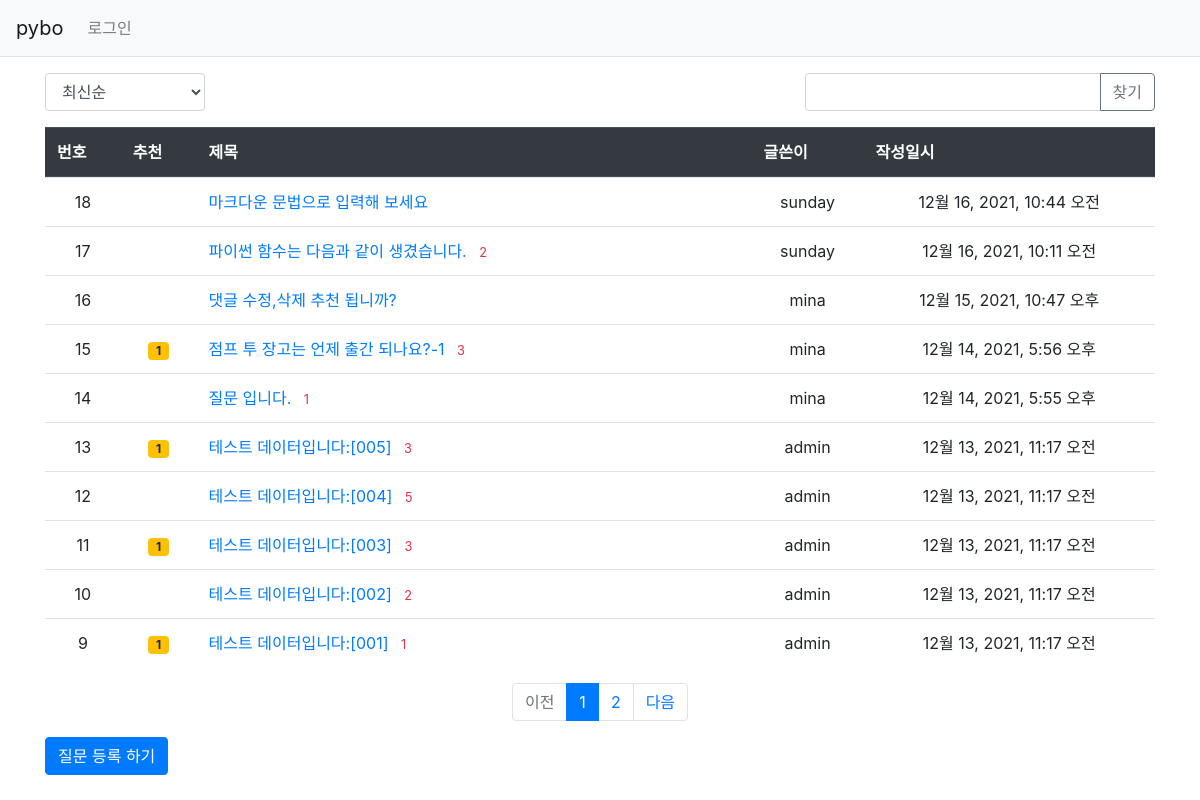
Screenshot of /pybo/ with the database file from the repository.
### pybo/models.py (models this page shows, shortened)
class Question(models.Model):
    subject = models.CharField(max_length=200)
    content = models.TextField()
    author = models.ForeignKey(User, on_delete=models.CASCADE, related_name='author_question')
    create_date = models.DateTimeField()
    modify_date = models.DateTimeField(null=True, blank=True)
    voter = models.ManyToManyField(User, related_name='voter_question')

### pybo/views/base_views.py (the view)
# urls.py: path('', base_views.index, name='index'),
def index(request):
    question_list = Question.objects.order_by('-create_date')
    context = {'question_list': question_list}
    page = request.GET.get('page', '1')
    kw = request.GET.get('kw', '')
    so = request.GET.get('so', 'recent')
    if so == 'recommend':
        question_list = Question.objects.annotate(
          num_voter=Count('voter')).order_by('-num_voter', '-create_date')
    elif so == 'popular':
        question_list = Question.objects.annotate(
          num_answer=Count('answer')).order_by('-num_answer', '-create_date')
    else:
        question_list = Question.objects.order_by('-create_date')
    if kw:
        question_list = question_list.filter(
            Q(subject__icontains=kw) | Q(content__icontains=kw) |
            Q(author__username__icontains=kw) |
            Q(answer__author__username__icontains=kw)
        ).distinct()
    paginator = Paginator(question_list, 10)
    page_obj =paginator.get_page(page)
    context = {'question_list': page_obj, 'page': page, 'kw': kw,'so': so}
    return render(request, 'pybo/question_list.html', context)

### pybo/templatetags/pybo_filter.py (called while the page is built)
@register.filter
def sub(value, arg):
    return value - arg

### templates/pybo/question_list.html (shortened to what this page needs)
{% extends 'base.html' %}
{% load pybo_filter %}
{% block content %}
<div class="container my-3">
    <div class="row justify-content-between my-3">
       <div class="col-2">
            <select class="form-control so">
                <option value="recent" {% if so == 'recent' %}selected{% endif %}>최신순</option>
            </select>
        </div>
        <div class="col-4 input-group">
            <input type="text" class="form-control kw" value="{{ kw|default_if_none:''}}">
            <div class="input-group-append">
                <button class="btn btn-outline-secondary" type="button" id="btn_search">찾기</button>
            </div>
        </div>
    </div>
    <table class="table">
        <thead>
        <tr class ="thead-dark">
            <th>번호</th>
            <th>추천</th>
            <th style="width:50%">제목</th>
            <th>글쓴이</th>
            <th>작성일시</th>
        </tr>
        </thead>
        <tbody>
    {% if question_list %}
    <tr>
    {% for question in question_list %}
    <tr class="text-center">
        <td>
        {{ question_list.paginator.count|sub:question_list.start_index|sub:forloop.counter0|add:1 }}
        </td>
        <td>
        {% if question.voter.all.count > 0 %}
        <span class="badge badge-warning px-2 py-l">
        {{ question.voter.all.count }}
        </span>
        {% endif %}
        </td>
        <td class="text-left">
             <a href="{% url 'pybo:detail' question.id %}">{{question.subject}}</a>
             {% if question.answer_set.count > 0 %}
                 <span class="text-danger small ml-2">
                 {{ question.answer_set.count }}
                 </span>
             {% endif %}
        </td>
         <td>{{ question.author.username }}</td>
         <td>{{question.create_date}}</td>
    </tr>
    {% endfor %}
    {% else %}
        <tr><td><p>질문이 없습니다.</p></td></tr>
    {% endif %}
    </tbody>
    </table>
    <ul class="pagination justify-content-center">
        {% if question_list.has_previous %}
        <li class="page-item">
            <a class="page-link" data-page="{{ question_list.previous_page_number }}" href="#">
            이전</a>
        </li>
        {% else %}
            <li class="page-item disabled">
            <a class="page-link" tabindex="-1" aria-disabled="true" href="#">
            이전</a>
        </li>
        {% endif %}
    {% for page_number in question_list.paginator.page_range %}
      {% if page_number >= question_list.number|add:-5 and page_number <= question_list.number|add:5 %}
        {% if page_number == question_list.number %}
        <li class="page-item active" aria-current="page">
            <a class="page-link" data-page="{{ page_number }}" href="#">{{ page_number}}</a>
       </li>
        {% else %}
           <li class="page-item">
           <a class="page-link" data-page="{{ page_number }}" href="#"> {{ page_number }}</a>
           </li>
        {% endif %}
      {% endif %}
    {% endfor %}
    {% if question_list.has_next %}
    <li class="page-item">
        <a class="page-link" data-page="{{ question_list.next_page_number }}" href="#">
        다음</a>
    </li>
    {% else %}
    <li class="page-item disabled">
        <a class="page-link" tabindex="-1" aria-disabled="true" href="#">
        다음</a>
    </li>
    {% endif %}
    </ul>
    <a href="{% url 'pybo:question_create' %}" class="btn btn-primary">질문 등록 하기</a>
</div>
{% endblock %}

### templates/base.html (shortened to what this page needs)
{% load static %}
<!doctype html>
<html lang="ko">
<head>
    <link rel="stylesheet" type="text/css" href="{% static 'bootstrap.min.css' %}">
    <link rel="stylesheet" type="text/css" href="{% static 'style.css' %}">
</head>
<body>
{% include "navbar.html" %}
{% block content %}
{% endblock %}
</body>
</html>

### templates/navbar.html (shortened to what this page needs)
<nav class="navbar navbar-expand-lg navbar-light bg-light border-bottom">
   <a class ="navbar-brand" href="{% url 'pybo:index' %}" >pybo</a>
   <div class="collapse navbar-collapse flex-grow-0" id="navbarNav">
       <ul class="navbar-nav">
           <li class="nav-item">
            {% if user.is_authenticated %}
               <a class="nav-link" href="{% url 'common:logout' %}">
               {{ user.username }} 로그아웃</a>
               {% else %}
               <a class="nav-link" href="{% url 'common:login' %}">로그인</a>
               {% endif %}
           </li>
       </ul>
   </div>
</nav>

### rows the page displays
Question: paginator.count|sub "18", subject "마크다운 문법으로 입력해 보세요", author.username "sunday", create_date "12월 16, 2021, 10:44 오전"
Question: paginator.count|sub "17", subject "파이썬 함수는 다음과 같이 생겼습니다.", answer_set.count "2", author.username "sunday", create_date "12월 16, 2021, 10:11 오전"
Question: paginator.count|sub "16", subject "댓글 수정,삭제 추천 됩니까?", author.username "mina", create_date "12월 15, 2021, 10:47 오후"
Question: paginator.count|sub "15", voter.all.count "1", subject "점프 투 장고는 언제 출간 되나요?-1", answer_set.count "3", author.username "mina", create_date "12월 14, 2021, 5:56 오후"
Question: paginator.count|sub "14", subject "질문 입니다.", answer_set.count "1", author.username "mina", create_date "12월 14, 2021, 5:55 오후"
Question: paginator.count|sub "13", voter.all.count "1", subject "테스트 데이터입니다:[005]", answer_set.count "3", author.username "admin", create_date "12월 13, 2021, 11:17 오전"
Question: paginator.count|sub "12", subject "테스트 데이터입니다:[004]", answer_set.count "5", author.username "admin", create_date "12월 13, 2021, 11:17 오전"
Question: paginator.count|sub "11", voter.all.count "1", subject "테스트 데이터입니다:[003]", answer_set.count "3", author.username "admin", create_date "12월 13, 2021, 11:17 오전"
Question: paginator.count|sub "10", subject "테스트 데이터입니다:[002]", answer_set.count "2", author.username "admin", create_date "12월 13, 2021, 11:17 오전"
Question: paginator.count|sub "9", voter.all.count "1", subject "테스트 데이터입니다:[001]", answer_set.count "1", author.username "admin", create_date "12월 13, 2021, 11:17 오전"

### other values shown
{{ page_number }} "1"
{{ page_number }} "2"
